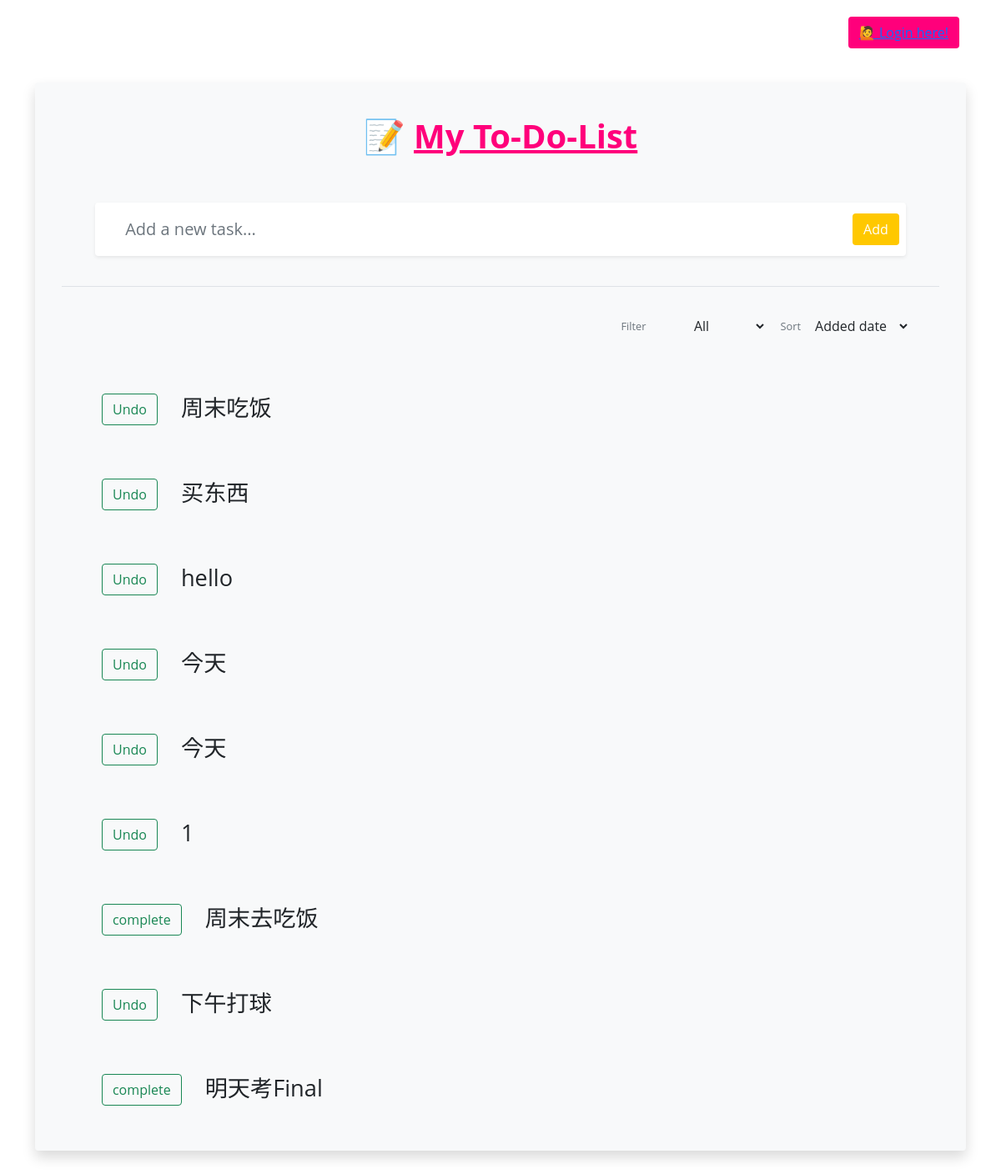
The app's page /, older data.
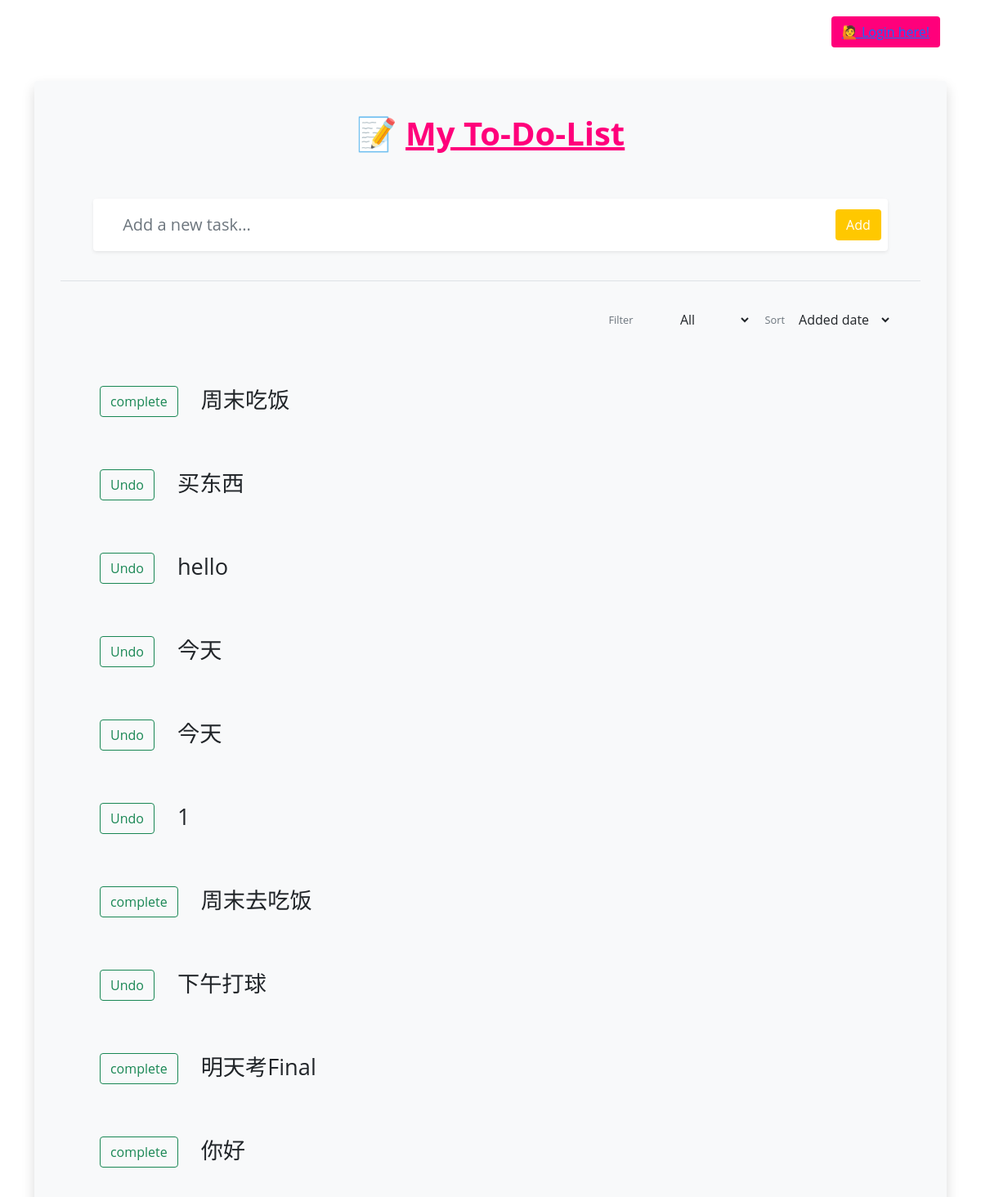
The same page, newer data.
### home/models.py (models this page shows, shortened)
class Task(models.Model):
    id = models.BigAutoField(auto_created=True, primary_key=True)
    title=models.CharField(max_length=100)
    details=models.TextField(blank=True, null=True)
    create_date=models.DateTimeField(default=timezone.now)
    due_date=models.DateTimeField(blank=True, null=True)
    complete = models.BooleanField(default=False)
    user = models.ForeignKey(settings.AUTH_USER_MODEL, default=None, null=False, on_delete=models.CASCADE)

### home/views.py (the view)
# urls.py: path("", views.index, name="index"),
def index(request):
    template_name = "home/templates/index.html"
    if request.user.is_authenticated:
        todolist = Task.objects.filter(user=request.user)
    else:
        todolist = Task.objects.filter(user=None)
    context = {'todolist': todolist}
    return render(request, template_name=template_name, context=context)

### home/templates/index.html (shortened to what this page needs)
{% url 'home:index' as home_base_url %}
{% load static %}
<!DOCTYPE HTML>
<html lang="en">
<head>
    <link rel="stylesheet" href="{% static 'modules/bootstrap/css/bootstrap-grid.css' %}" />
    <link href="https://cdn.jsdelivr.net/npm/bootstrap@5.1.3/dist/css/bootstrap.min.css" rel="stylesheet">
     <link rel="stylesheet" href="{% static 'css/fontawesome/fontawesome-all.min.css' %}">
</head>
<body>
	<section id="main" class="container-md mx-md-auto mx-1">
    {% if user.is_authenticated %}
        <button type="submit" class="btn btn-primary" style="position: absolute;
        top: 20px;
        right: 50px;background-color: rgb(255, 0, 123)!important; border-color:transparent!important;"><a href="{% url 'accounts:logout' %}">Hi, {{ user.username }}</a></button>
    {% else %}
    <button class="btn btn-primary" style="position: absolute;
    top: 20px;
    right: 50px;background-color: rgb(255, 0, 123)!important; border-color:transparent!important;"><a href="{% url 'accounts:login' %}">🙋 Login here!</a></button>
    {% endif %}
    <br>
        <br>
		{% block main %}
        <div class="container m-5 p-2 rounded mx-auto bg-light shadow" style="background-color: pink;">
            <div class="row m-1 p-4">
                <div class="col">
                    <div class="p-1 h1 text-primary text-center mx-auto display-inline-block" style="color: rgb(255, 0, 123)!important;">
                        <b>📝 <u>My To-Do-List</u></b>
                    </div>
                </div>
            </div>
            <div class="row m-1 p-3">
                <div class="col col-11 mx-auto">
                    <form class="form-container" id = "infoForm" enctype="multipart/form-data" action="/create_task/"method="POST" role="form">
                        <div class="row bg-white rounded shadow-sm p-2 add-todo-wrapper align-items-center justify-content-center">
                            <div class="col form-group">
                                <input class="form-control form-control-lg border-0 add-todo-input bg-transparent rounded" type="text" name="title" placeholder="Add a new task..." required>
                            </div>
                            <div class="col-auto px-0 mx-0 mr-2 ">
                                <button type="submit" class="btn btn-primary" style="background-color:rgb(255, 200, 0)!important;border-color:transparent!important;">Add</button>
                            </div>
                        </div>
                    </form>
                </div>
            </div>
            <div class="p-2 mx-4 border-black-25 border-bottom"></div>
            <div class="row m-1 p-3 px-5 justify-content-end">
                <div class="col-auto d-flex align-items-center">
                    <label class="text-secondary my-2 pr-2 view-opt-label">Filter</label>
                    <select class="custom-select custom-select-sm btn my-2">
                        <option value="all" selected>All</option>
                    </select>
                </div>
                <div class="col-auto d-flex align-items-center px-1 pr-3">
                    <label class="text-secondary my-2 pr-2 view-opt-label">Sort</label>
                    <select class="custom-select custom-select-sm btn my-2">
                        <option value="added-date-asc" selected>Added date</option>
                    </select>
                    <i class="fa fa fa-sort-amount-asc text-info btn mx-0 px-0 pl-1" data-toggle="tooltip" data-placement="bottom" title="Ascending"></i>
                </div>
            </div>
            <div class="row mx-1 px-5 pb-3 w-80">
                <div class="col mx-auto">
                    {% for task in todolist %}
            <div class="row px-3 align-items-center todo-item rounded">
                <div class="col-auto m-1 p-0 d-flex align-items-center">
                    <h2 class="m-0 p-0">
                            {% if task.complete == False %}
                            <form method="POST" nctype="multipart/form-data" action="/change_status/"method="POST" role="form" >
                            <button type="submit" class="btn btn-outline-success my-2 my-sm-0" >complete</button>
                        </form>
                            {% else %}
                            <form method="POST" nctype="multipart/form-data" action="/change_status/"method="POST" role="form" >
                            <button type="submit" class="btn btn-outline-success my-2 my-sm-0" >Undo</button>
                        </form>
                            {% endif %}
                    </h2>
                </div>
                <div class="col px-1 m-1 d-flex align-items-center">
                    {% if task.complete == true %}
                    <strike>
                    <input type="text" class="form-control form-control-lg border-0 edit-todo-input bg-transparent rounded px-3" readonly value="{{task.title}}" title="{{task.title}}" />
                    <input type="text" class="form-control form-control-lg border-0 edit-todo-input rounded px-3 d-none" value="{{task.title}}" />
                    </strike>
                    {% else %}
                    <input type="text" class="form-control form-control-lg border-0 edit-todo-input bg-transparent rounded px-3" readonly value="{{task.title}}" title="{{task.title}}" />
                    {% endif %}
                </div>
            </div>
                    {% endfor %}
                </div>
            </div>
        </div>
        {% endblock %}
		</section>
</body>
</html>

### home/templates/index.html (style rules this page uses)
body { font-family: "Open Sans", sans-serif; line-height: 1.6; }
.add-todo-input, .edit-todo-input { outline: none; }
.view-opt-label, .date-label { font-size: 0.8rem; }
.edit-todo-input { font-size: 1.7rem !important; }

Row changes from the older to the newer data that the page shows:
changed Task "周末吃饭": complete "Undo" → "complete"
added Task: title "你好"
